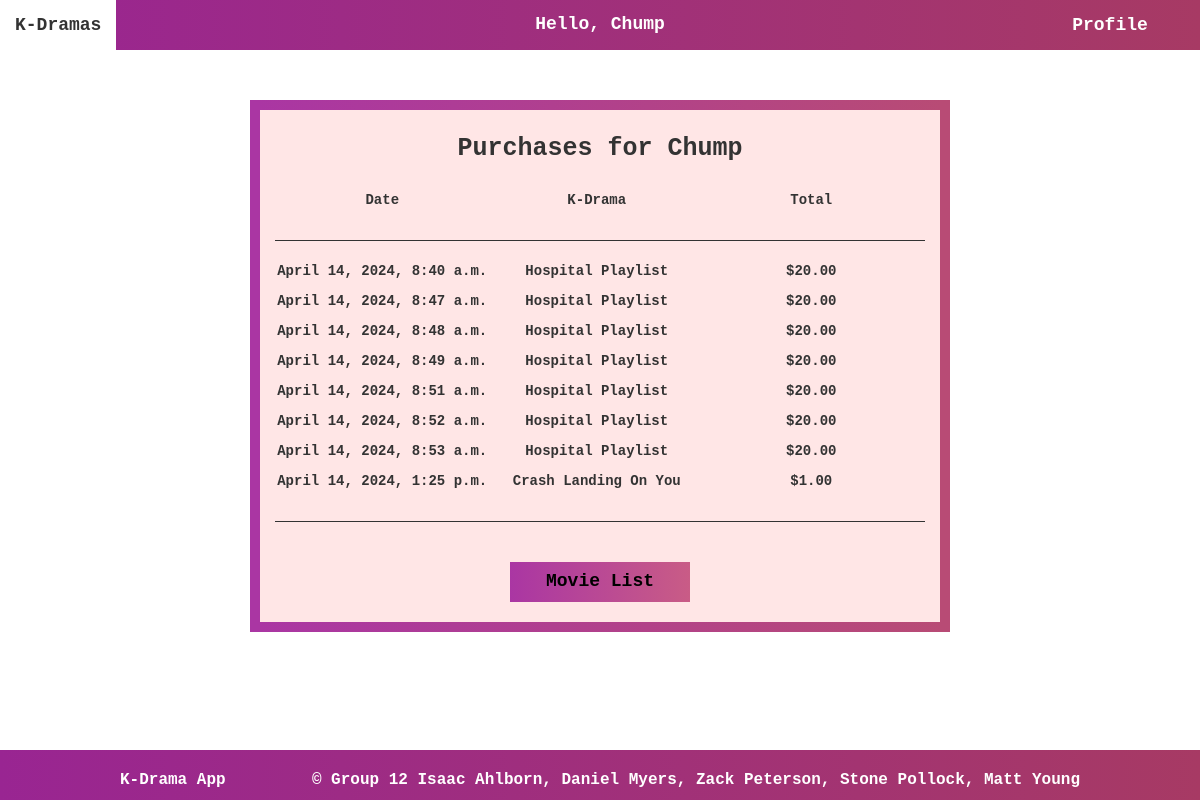
Screenshot of /kdrama/purchases/view (signed in) with the database file from the repository.
### kdrama/models.py (models this page shows, shortened)
class Purchase(models.Model):
    purchase_id = models.AutoField(primary_key=True)
    user = models.ForeignKey(User, on_delete=models.CASCADE)
    movie = models.ForeignKey(Movie, on_delete=models.CASCADE)
    purchase_date = models.DateTimeField(default=datetime.now)
    total = models.DecimalField(max_digits=10, decimal_places=2)

class Movie(models.Model):
    movie_id = models.AutoField(primary_key=True)
    title = models.CharField(max_length=100)
    description = models.CharField(max_length=500, blank=True)
    director = models.ForeignKey(Director, on_delete=models.CASCADE,default=1)
    studio = models.ForeignKey(Studio, on_delete=models.CASCADE,default=1)
    release_year = models.IntegerField(blank=True, null=True)
    price = models.DecimalField(max_digits=10, decimal_places=2, null=True, blank=True)
    episode_length = models.IntegerField(blank=True, null=True) # runtime in minutes
    seasons = models.IntegerField(default=1, null=True)
    episodes = models.IntegerField(default=1, null=True)
    rating = models.CharField(max_length=50, blank=True)
    genre = models.CharField(max_length=50, blank=True)
    image_url = models.URLField(blank=True)
    youtube_url = models.URLField(blank=True)
    actors = models.ManyToManyField('Actor', related_name='movies')
    awards = models.ManyToManyField('Award', related_name='movies')
    def __str__(self):
        return self.title

### kdrama/views.py (the view)
# urls.py: path('purchases/view', UserPurchasesView.as_view(), name='view-purchases'),
class UserPurchasesView(LoginRequiredMixin, View):
    template_name = 'kdrama/view_purchases.html'
    def get(self, request):
        purchases = Purchase.objects.filter(user=request.user)
        context = {'purchases':purchases}
        return render(request = request, template_name=self.template_name, context=context)

### templates/kdrama/view_purchases.html (shortened to what this page needs)
<!DOCTYPE html>
<html>
<head>
    {% load static %}
    <link rel="stylesheet" href="https://maxcdn.bootstrapcdn.com/bootstrap/3.3.7/css/bootstrap.min.css">
    <link rel="stylesheet" type="text/css" href="{% static 'css/styles.css' %}">
</head>
<body>
    {% include '../blocks/header.html' %}
    <div class="container">
        <h1 id="title-display">Purchases for {{user.username}}</h1>
        <div id="order-disp">
            <p id="order-item">Date</p>
            <p id="order-item">K-Drama</p>
            <p id="order-item">Total</p>
        </div>
        <hr id="line">
        {% for order in purchases %}
            <div id="order-disp">
                <p id="order-item">{{order.purchase_date}}</p>
                <p id="order-item">{{order.movie}}</p>
                <p id="order-item">${{order.total}}</p>
            </div>
        {% endfor %}
        <hr id="line">
        <a href="{% url 'movie-list' %}" id="button-styles"><div class="button">
            Movie List
        </div></a>
    </div>
    <div class="footer" id="bootstrap-override">
        <p id="footer-title">K-Drama App</h4>
        <p id="footer-info">© Group 12 Isaac Ahlborn, Daniel Myers, Zack Peterson, Stone Pollock, Matt Young</h4>
    </div>
</body>
</html>

### templates/blocks/header.html (shortened to what this page needs)
<nav class="navbar navbar-light" id="remove-spacing">
    <div class="heading">
      <div class="navbar-header">
         <a class="text-white navbar-brand" id="home-link" href="{% url 'movie-list' %}">K-Dramas</a>
      </div>
      <p id="greeting">Hello, {{user.username}}</h2>
      <div class="dropdown" id="text-white">
        <span>Profile</span>
      </div>
    </div>
</nav>

### static/css/styles.css (style rules this page uses)
* { font-family: Courier, monospace; font-weight: bolder; }
body { background-image: url("../images/flowerbackground.jpg"); background-size: 1200px 1200px; background-repeat: repeat; margin: 0px; padding: 0px; min-height: 100vh; position: relative; top:0; }
body::after { content: ''; display: block; height: 50px; }
.footer { position: absolute; margin-top: 50px; width: 100%; bottom:0; height: 50px; background-image: linear-gradient(to right, #992592, #A73A64); color:white; font-family: Courier, monospace; font-weight: bolder; }
#bootstrap-override { font-family: Courier, monospace; font-weight: bolder; font-size: 16px; }
#footer-title { position: absolute; left:10%; top: 19px; }
#footer-info { position: absolute; right:10%; top: 19px; }
.container { background-color: #FFE6E6; border-width:10px; border-style: solid; border-image: linear-gradient(to right, #AA36A3, #B84B75) 1; }
.navbar { background-image: linear-gradient(to right, #992592, #A73A64); border-radius: 0px; border: none; }
#home-link { color: white; font-weight: 900; }
.dropdown { display:inline-block; color: white; text-align: center; line-height: 50px; height: 50px; width: 160px; position: absolute; right:10px; font-size: 18px; }
#greeting { font-weight: 900; font-size: 18px; color: white; position: absolute; top: 50%; left:50%; transform: translate(-50%, -50%); }
.button { color: black; font-weight: bold; background-image: linear-gradient(to right, #AA36A3, #C95C86); height: 40px; width: 180px; border: none; font-size:18px; display:flex; text-align: center; justify-content: center; align-items: center; margin:0; text-decoration: none; }
hr { border-color: #333333; }

### templates/kdrama/view_purchases.html (style rules this page uses)
.container { width: 700px; height: fit-content; margin-top: 50px; margin-left: 50%; transform: translateX(-50%); padding-top: 80px; padding-bottom: 80px; margin-bottom: 50px; display: flex; flex-direction: column; justify-content: center; text-align: center; }
#title-display { position: absolute; top: 5px; left: 50%; transform: translateX(-50%); font-size: 25px; font-weight: bolder; }
#button-styles { text-decoration: none; position:absolute; left: 50%; transform: translateX(-50%); bottom:20px; }
#order-disp { display: flex; flex-direction: row; }
#order-item { width: 33%; }
#line { border-color: #333333; width: 100%; }

### rows the page displays
Purchase: purchase_date "April 14, 2024, 8:40 a.m.", movie "Hospital Playlist", total "20.00"
Purchase: purchase_date "April 14, 2024, 8:47 a.m.", movie "Hospital Playlist", total "20.00"
Purchase: purchase_date "April 14, 2024, 8:48 a.m.", movie "Hospital Playlist", total "20.00"
Purchase: purchase_date "April 14, 2024, 8:49 a.m.", movie "Hospital Playlist", total "20.00"
Purchase: purchase_date "April 14, 2024, 8:51 a.m.", movie "Hospital Playlist", total "20.00"
Purchase: purchase_date "April 14, 2024, 8:52 a.m.", movie "Hospital Playlist", total "20.00"
Purchase: purchase_date "April 14, 2024, 8:53 a.m.", movie "Hospital Playlist", total "20.00"
Purchase: purchase_date "April 14, 2024, 1:25 p.m.", movie "Crash Landing On You", total "1.00"

### other values shown
{{ user.username }} "Chump"
